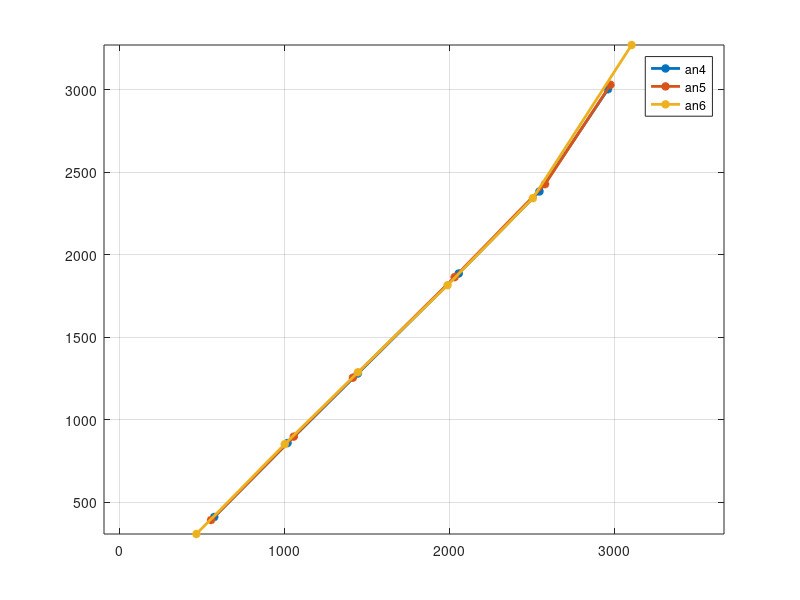

This chart was generated by the following MATLAB code:

function z_play_2()
    % creating `sim` object
    
    an6 = [
        465, 309
        1000, 853
        1444, 1289
        1986, 1816
        2503, 2343
        3101, 3271
    ];

    an5 = [
        554, 394
        1055, 899
        1413, 1256
        2029, 1865
        2577, 2428
        2973, 3030
    ];

    an4 = [
        573, 412
        1017, 860
        1443, 1281
        2054, 1887
        2543, 2384
        2958, 3003
    ];
    
    f = plot(an4(:,1), an4(:, 2), '-*', 'linew', 2);
    hold on;
    plot(an5(:,1), an5(:, 2), '-*', 'linew', 2);
    plot(an6(:,1), an6(:, 2), '-*', 'linew', 2);
    hold off;
    grid on;
    axis equal;
    legend('an4', 'an5', 'an6');
    
    assignin('base', 'f', f);

end
